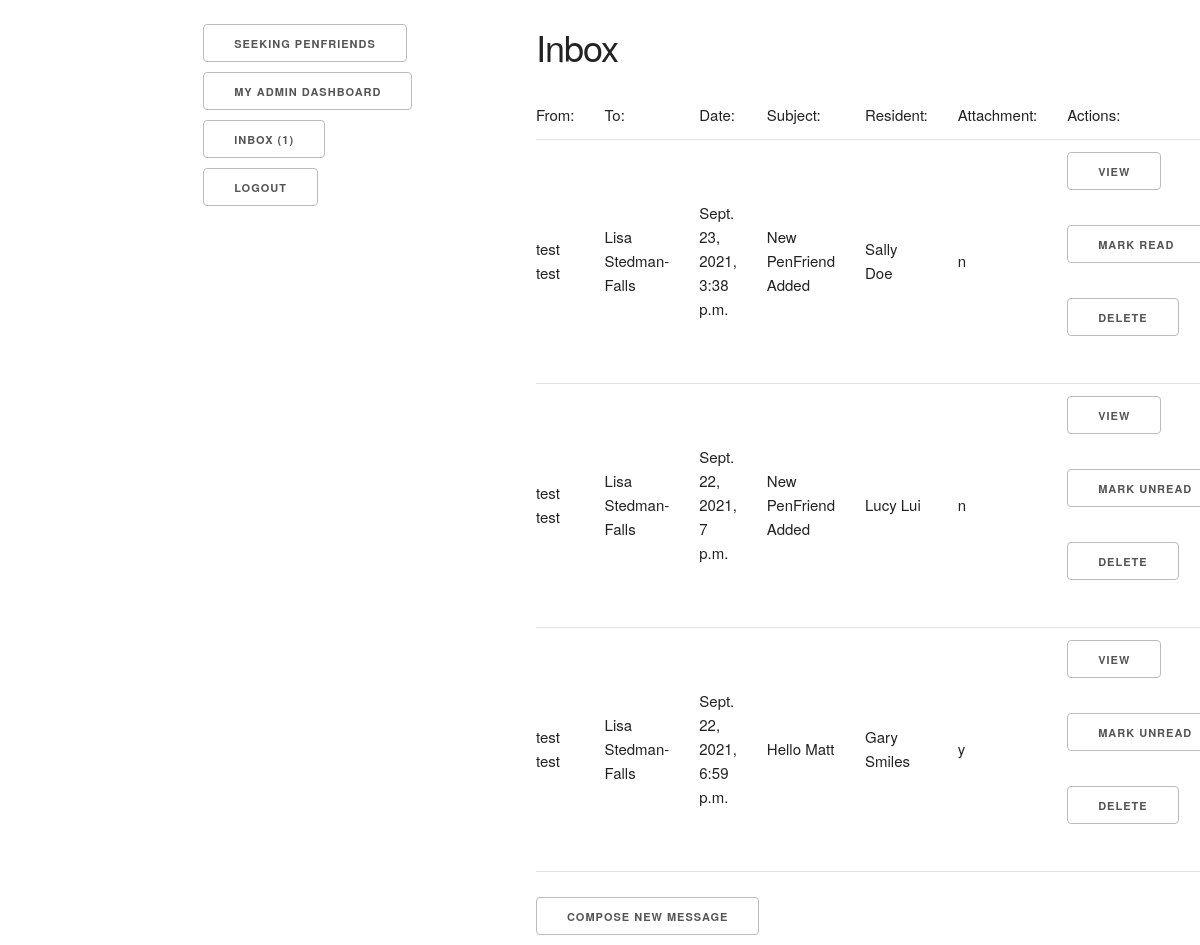
/penfriends/inbox (signed in), run on the app's committed database.
### penfriends_app/models.py (models this page shows)
class Message(models.Model):
    subject = models.CharField(max_length=255)
    content = models.TextField()
    attachment = models.FileField(upload_to='media',blank=True)
    unread = models.BooleanField(default=True)
    creator = models.ForeignKey(User, related_name="messages", on_delete = models.CASCADE)
    recipient = models.ForeignKey(User, related_name="recipient_messages", on_delete=models.CASCADE)
    pen_resident=models.ForeignKey(Resident, related_name="res_messages", on_delete=models.CASCADE)
    created_at = models.DateTimeField(auto_now_add=True)
    updated_at = models.DateTimeField(auto_now=True)

class Resident(models.Model):
    first_name = models.CharField(max_length=255)
    last_name = models.CharField(max_length=255)
    picture = models.ImageField(blank=True)
    bio = models.TextField()
    creator = models.ForeignKey(User, related_name="residents", on_delete = models.CASCADE)
    penfriends = models.ManyToManyField(User, related_name="penpal_residents")
    created_at = models.DateTimeField(auto_now_add=True)
    updated_at = models.DateTimeField(auto_now=True)

### login_registration_app/models.py (models this page shows)
class User(models.Model):
    first_name = models.CharField(max_length=255)
    last_name = models.CharField(max_length=255)
    email = models.EmailField()
    category = models.CharField(max_length=255)
    password = models.CharField(max_length=255)
    created_at = models.DateTimeField(auto_now_add=True)
    updated_at = models.DateTimeField(auto_now=True)
    objects = UserManager()

### penfriends_app/views.py (the view)
# urls.py: path('/inbox', views.inbox),
def inbox(request):
    if "user_id" not in request.session:
        messages.error(request, "You must be logged in to view this site")
        return redirect ("/")
    else:
        this_user = User.objects.get(id = request.session["user_id"])
        if this_user.recipient_messages:
            unread_messages = this_user.recipient_messages.filter(unread = True)
            unread_message_count = unread_messages.count()
        context = {
            "this_user": this_user,
            "user_messages": Message.objects.filter(recipient = this_user).order_by("-created_at"),
            "unread_message_count": unread_message_count
        }
        return render (request, "inbox.html", context)

### penfriends_app/templates/inbox.html (shortened to what this page needs)
<!DOCTYPE html>
<html lang="en">
<head>
    {% load static %}
    <link rel="stylesheet" href="{% static 'normalize.css' %}">
    <link rel="stylesheet" href="{% static 'skeleton.css' %}">
</head>
<body>
    <div class="container">
        <div class="row"><div class="twelve columns"><br></div></div>
        <div class="row">
        <div class="one column"><br></div>
        <div class="two columns">
            <a href="/penfriends" class="button">Seeking PenFriends</a><br>
            {% if this_user.category == "admin" %}
            <a href="/penfriends/dashboard/admin" class="button">My Admin Dashboard</a><br>
            {% endif %}
            <a href="/penfriends/inbox" class="button">Inbox ({{unread_message_count}})</a><br>
            <a href="/logout" class="button">Logout</a>
        </div>
        <div class="two columns"><br></div>
        <div class="five columns">
            <h3>Inbox</h3>
            {% if user_messages %}
            <table>
                    <thead>
                        <td>From:</td>
                        <td>To:</td>
                        <td>Date:</td>
                        <td>Subject:</td>
                        <td>Resident:</td>
                        <td>Attachment:</td>
                        <td>Actions:</td>
                    </thead>
                        {% for message in user_messages %}
                        <tr>
                            <td>{{message.creator.first_name}} {{message.creator.last_name}}</td>
                            <td>{{message.recipient.first_name}} {{message.recipient.last_name}}</td>
                            <td>{{message.created_at}}</td>
                            <td>{{message.subject}}</td>
                            <td>{{message.pen_resident.first_name}} {{message.pen_resident.last_name}}</td>
                            {% if message.attachment %}<td>y</td>{% else %}<td>n</td>{% endif %}
                            <td>
                                <form action="/penfriends/message/{{message.id}}" method="POST">
                                    <button type="submit">View</button>
                                </form>
                                {% if message.unread == True %}
                                <form action="/penfriends/message/mark_read" method="POST">
                                    <button type="submit">Mark Read</button>
                                </form>
                                {% else %}
                                <form action="/penfriends/message/mark_unread" method="POST">
                                    <button type="submit">Mark Unread</button>
                                </form>
                                {% endif %}
                                <form action="/penfriends/message/delete" method="POST">
                                    <button type="submit">Delete</button>
                                </form>
                            </td>
                        </tr>
                        {% endfor %}
            </table>
            {% else %}
            <p>You have no messages at this time</p>
            {% endif %}
            <a class="button" href="/penfriends/message/new_message">Compose new message</a>
        </div>
        <div class="one column"><br></div>
        </div>
    </div>
</body>
</html>

### penfriends_app/static/skeleton.css (style rules this page uses)
.container { position: relative; width: 100%; max-width: 960px; margin: 0 auto; padding: 0 20px; box-sizing: border-box; }
.column, .columns { width: 100%; float: left; box-sizing: border-box; }
@media (min-width: 400px) { .container { width: 85%; padding: 0; } }
@media (min-width: 550px) { .container { width: 80%; } }
@media (min-width: 550px) { .column, .columns { margin-left: 4%; } }
@media (min-width: 550px) { .column:first-child, .columns:first-child { margin-left: 0; } }
@media (min-width: 550px) { .one.column, .one.columns { width: 4.66666666667%; } }
@media (min-width: 550px) { .two.columns { width: 13.3333333333%; } }
@media (min-width: 550px) { .five.columns { width: 39.3333333333%; } }
@media (min-width: 550px) { .twelve.columns { width: 100%; margin-left: 0; } }
html { font-size: 62.5%; }
body { font-size: 1.5em; line-height: 1.6; font-weight: 400; font-family: "Raleway", "HelveticaNeue", "Helvetica Neue", Helvetica, Arial, sans-serif; color: #222; }
h1, h2, h3, h4, h5, h6 { margin-top: 0; margin-bottom: 2rem; font-weight: 300; }
h3 { font-size: 3.0rem; line-height: 1.3; letter-spacing: -.1rem; }
@media (min-width: 550px) { h3 { font-size: 3.6rem; } }
a { color: #1EAEDB; }
.button, button, input[type="submit"], input[type="reset"], input[type="button"] { display: inline-block; height: 38px; padding: 0 30px; color: #555; text-align: center; font-size: 11px; font-weight: 600; line-height: 38px; letter-spacing: .1rem; text-transform: uppercase; text-decoration: none; white-space: nowrap; background-color: transparent; border-radius: 4px; border: 1px solid #bbb; cursor: pointer; box-sizing: border-box; }
th, td { padding: 12px 15px; text-align: left; border-bottom: 1px solid #E1E1E1; }
th:first-child, td:first-child { padding-left: 0; }
th:last-child, td:last-child { padding-right: 0; }
button, .button { margin-bottom: 1rem; }
pre, blockquote, dl, figure, table, p, ul, ol, form { margin-bottom: 2.5rem; }
.container:after, .row:after, .u-cf { content: ""; display: table; clear: both; }

### data on the page
Message: creator.first_name "test", creator.last_name "test", recipient.first_name "Lisa", recipient.last_name "Stedman-Falls", created_at "Sept. 23, 2021, 3:38 p.m.", subject "New PenFriend Added", pen_resident.first_name "Sally", pen_resident.last_name "Doe", attachment "n"
Message: creator.first_name "test", creator.last_name "test", recipient.first_name "Lisa", recipient.last_name "Stedman-Falls", created_at "Sept. 22, 2021, 7 p.m.", subject "New PenFriend Added", pen_resident.first_name "Lucy", pen_resident.last_name "Lui", attachment "n"
Message: creator.first_name "test", creator.last_name "test", recipient.first_name "Lisa", recipient.last_name "Stedman-Falls", created_at "Sept. 22, 2021, 6:59 p.m.", subject "Hello Matt", pen_resident.first_name "Gary", pen_resident.last_name "Smiles"

### other printed values
{{ unread_message_count }} "1"
